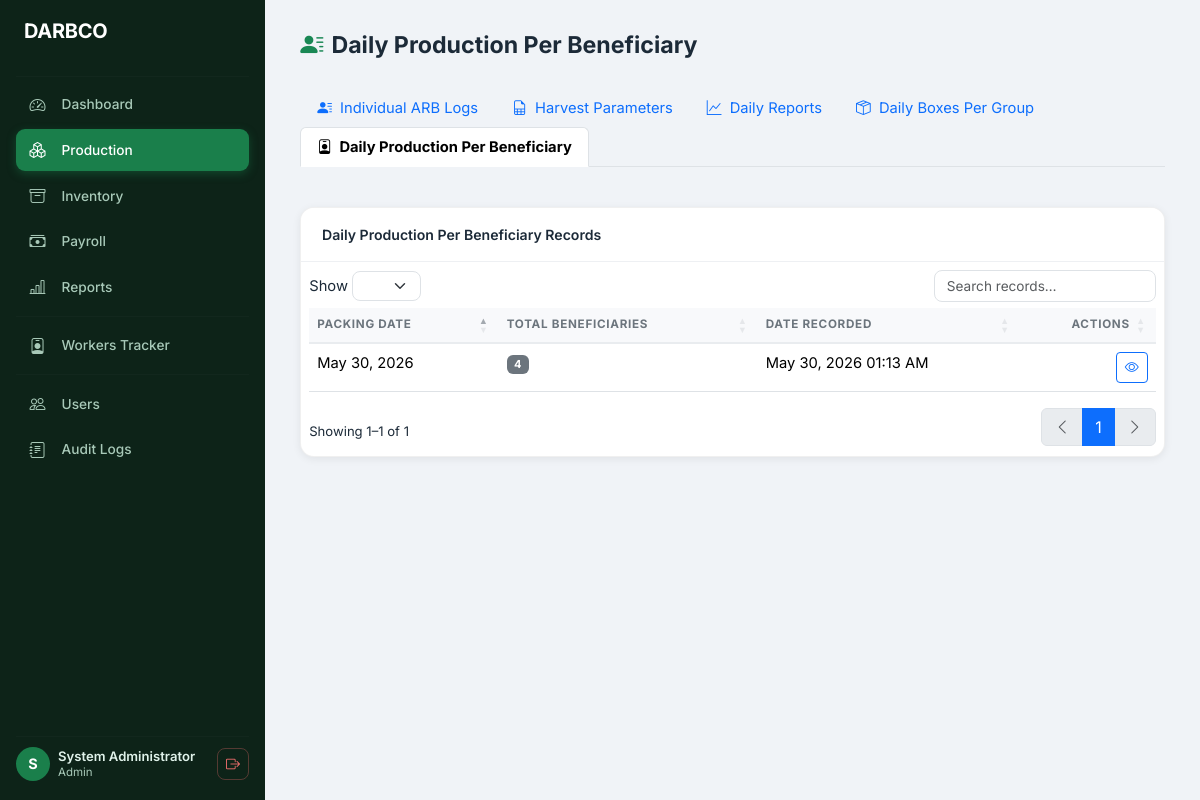
The page /index.php?page=production&tab=daily_production_per_beneficiary (signed in) on the database its author committed.
### tables this page shows
CREATE TABLE `daily_prod_beneficiary` (
  `id` int NOT NULL AUTO_INCREMENT,
  `packing_date` date NOT NULL,
  `recorded_by` int unsigned NOT NULL,
  `created_at` timestamp NULL DEFAULT CURRENT_TIMESTAMP,
  PRIMARY KEY (`id`),
  KEY `recorded_by` (`recorded_by`),
  CONSTRAINT `daily_prod_beneficiary_ibfk_1` FOREIGN KEY (`recorded_by`) REFERENCES `users` (`user_id`) ON DELETE CASCADE
);

### config/db.php (called while the page is built, shortened)
<?php
class Database
{
    private static ?PDO $instance = null;
    public static function getInstance(): PDO
    {
        if (self::$instance === null) {
            $env = [];
            $host    = $env['DB_HOST']    ?? 'localhost';
            $port    = $env['DB_PORT']    ?? '3306';
            $dbname  = $env['DB_NAME']    ?? 'darbco_system';
            $user    = $env['DB_USER']    ?? 'root';
            $pass    = $env['DB_PASS']    ?? '123456789';
            $charset = $env['DB_CHARSET'] ?? 'utf8mb4';
            $dsn = sprintf(
                'mysql:host=%s;port=%s;dbname=%s;charset=%s',
                $host,
                $port,
                $dbname,
                $charset
            );
            $options = [
                PDO::ATTR_ERRMODE            => PDO::ERRMODE_EXCEPTION,
                PDO::ATTR_DEFAULT_FETCH_MODE => PDO::FETCH_ASSOC,
                PDO::ATTR_EMULATE_PREPARES   => false,
                PDO::ATTR_PERSISTENT         => false,
                PDO::MYSQL_ATTR_INIT_COMMAND => "SET NAMES {$charset} COLLATE {$charset}_unicode_ci",
            ];
            try {
                self::$instance = new PDO($dsn, $user, $pass, $options);
            } catch (PDOException $e) {
                error_log('[DARBCO DB ERROR] ' . $e->getMessage());
                throw new RuntimeException(
                    'Database connection failed. Please contact the system administrator.',
                    (int) $e->getCode(),
                    $e
                );
            }
        }
        return self::$instance;
    }
}

### models/DailyProdBeneficiary.php (called while the page is built, shortened)
<?php
require_once __DIR__ . '/../config/db.php';
class DailyProdBeneficiary
{
    private PDO $db;
    public function __construct()
    {
        $this->db = Database::getInstance();
    }
    public function getAll(): array
    {
        $sql = "
            SELECT
                dpb.id,
                dpb.packing_date,
                dpb.created_at,
                (SELECT COUNT(*) FROM daily_prod_beneficiary_items WHERE parent_id = dpb.id) as total_beneficiaries
            FROM daily_prod_beneficiary dpb
            ORDER BY dpb.packing_date DESC, dpb.created_at DESC
        ";
        $stmt = $this->db->query($sql);
        return $stmt->fetchAll();
    }
}

### views/production/daily_production_per_beneficiary.php (the view, shortened to what this page needs)
<?php
require_once VIEW_PATH . 'layout/header.php';
?>
<div class="app-shell">
<?php require_once VIEW_PATH . 'layout/sidebar.php'; ?>
<main class="main-content">
    <div class="page-header">
        <div>
            <h1><i class="bi bi-person-lines-fill me-2 text-success"></i>Daily Production Per Beneficiary</h1>
        </div>
    </div>
    <ul class="nav nav-tabs mb-4">
        <li class="nav-item">
            <a class="nav-link <?= !isset($_GET['tab']) || $_GET['tab'] === 'daily_log' ? 'active fw-bold' : '' ?>" href="index.php?page=production&tab=daily_log">
                <i class="bi bi-person-lines-fill me-1"></i> Individual ARB Logs
            </a>
        </li>
        <li class="nav-item">
            <a class="nav-link <?= isset($_GET['tab']) && $_GET['tab'] === 'harvest_parameters' ? 'active fw-bold' : '' ?>" href="index.php?page=production&tab=harvest_parameters">
                <i class="bi bi-file-earmark-spreadsheet me-1"></i> Harvest Parameters
            </a>
        </li>
        <li class="nav-item">
            <a class="nav-link <?= isset($_GET['tab']) && $_GET['tab'] === 'daily_reports' ? 'active fw-bold' : '' ?>" href="index.php?page=production&tab=daily_reports">
                <i class="bi bi-graph-up me-1"></i> Daily Reports
            </a>
        </li>
        <li class="nav-item">
            <a class="nav-link <?= isset($_GET['tab']) && $_GET['tab'] === 'daily_boxes_per_group' ? 'active fw-bold' : '' ?>" href="index.php?page=production&tab=daily_boxes_per_group">
                <i class="bi bi-box-seam me-1"></i> Daily Boxes Per Group
            </a>
        </li>
        <li class="nav-item">
            <a class="nav-link <?= isset($_GET['tab']) && $_GET['tab'] === 'daily_production_per_beneficiary' ? 'active fw-bold' : '' ?>" href="index.php?page=production&tab=daily_production_per_beneficiary">
                <i class="bi bi-person-badge me-1"></i> Daily Production Per Beneficiary
            </a>
        </li>
    </ul>
    <div class="table-card mb-4">
        <div class="card-header">Daily Production Per Beneficiary Records</div>
        <div class="table-responsive p-2">
            <table class="table table-hover darbco-table w-100">
                <thead>
                    <tr>
                        <th>Packing Date</th>
                        <th>Total Beneficiaries</th>
                        <th>Date Recorded</th>
                        <th class="text-end">Actions</th>
                    </tr>
                </thead>
                <tbody>
                    <?php if (!empty($dpbRecords)): ?>
                        <?php foreach ($dpbRecords as $record): ?>
                            <tr>
                                <td><?= date('M d, Y', strtotime($record['packing_date'])) ?></td>
                                <td><span class="badge bg-secondary"><?= $record['total_beneficiaries'] ?></span></td>
                                <td><?= date('M d, Y h:i A', strtotime($record['created_at'])) ?></td>
                                <td class="text-end">
                                    <button class="btn btn-sm btn-outline-primary view-dpb-record" data-id="<?= $record['id'] ?>" title="View"><i class="bi bi-eye"></i></button>
                                </td>
                            </tr>
                        <?php endforeach; ?>
                    <?php endif; ?>
                </tbody>
            </table>
        </div>
    </div>
</main>
</div>
<?php require_once VIEW_PATH . 'layout/footer.php'; ?>

### assets/css/main.css (style rules this page uses)
:root { --darbco-green: #1a7f4b; --darbco-green-dark: #145c36; --darbco-green-800: #0f4529; --darbco-green-light: #e8f5ee; --darbco-yellow: #f5a623; --darbco-yellow-bg: #fff8ec; --sidebar-width: 265px; --sidebar-bg: #0d2318; --sidebar-text: #a8c9b8; --sidebar-active-bg: #1a7f4b; --sidebar-hover-bg: #162e1f; --topbar-h: 52px; --card-radius: 14px; --shadow-sm: 0 2px 8px rgba(0,0,0,.07); --shadow-md: 0 6px 24px rgba(0,0,0,.11); --transition: .2s ease; }
*, *::before, *::after { box-sizing: border-box; }
body { font-family: 'Inter', system-ui, sans-serif; background: #f0f3f7; color: #1c2a38; margin: 0; font-size: .92rem; }
.app-shell { display: flex; min-height: 100vh; }
.main-content { margin-left: var(--sidebar-width); flex: 1; padding: 2rem 2.2rem; min-height: 100vh; }
.page-header { display: flex; align-items: flex-start; justify-content: space-between; flex-wrap: wrap; gap: .75rem; margin-bottom: 1.75rem; }
.page-header h1 { font-size: 1.45rem; font-weight: 700; margin: 0; line-height: 1.2; }
.card-header { background: #fff; border-bottom: 1px solid rgba(0,0,0,.07); padding: .9rem 1.3rem; font-weight: 600; font-size: .88rem; }
.table-card { background: #fff; border-radius: var(--card-radius); box-shadow: var(--shadow-sm); overflow: hidden; border: 1px solid rgba(0,0,0,.06); }
.table-card .card-header { background: #fff; border-bottom: 1px solid #eef0f3; padding: 1rem 1.3rem; font-weight: 600; }
table.table thead th { background: #f8f9fb; font-size: .73rem; font-weight: 700; text-transform: uppercase; letter-spacing: .06em; color: #6c757d; border-bottom: 2px solid #e9ecef !important; white-space: nowrap; }

### rows shown on the page
daily_prod_beneficiary: packing_date "May 30, 2026", total_beneficiaries "4", created_at "May 30, 2026 01:13 AM"

### other values the page prints
substr($_SESSION[SESS_FULL_NAME] ?? 'U', 0, 1) "S"
$_SESSION[SESS_FULL_NAME] "System Administrator"
str_replace('_', ' ', $role) "Admin"
